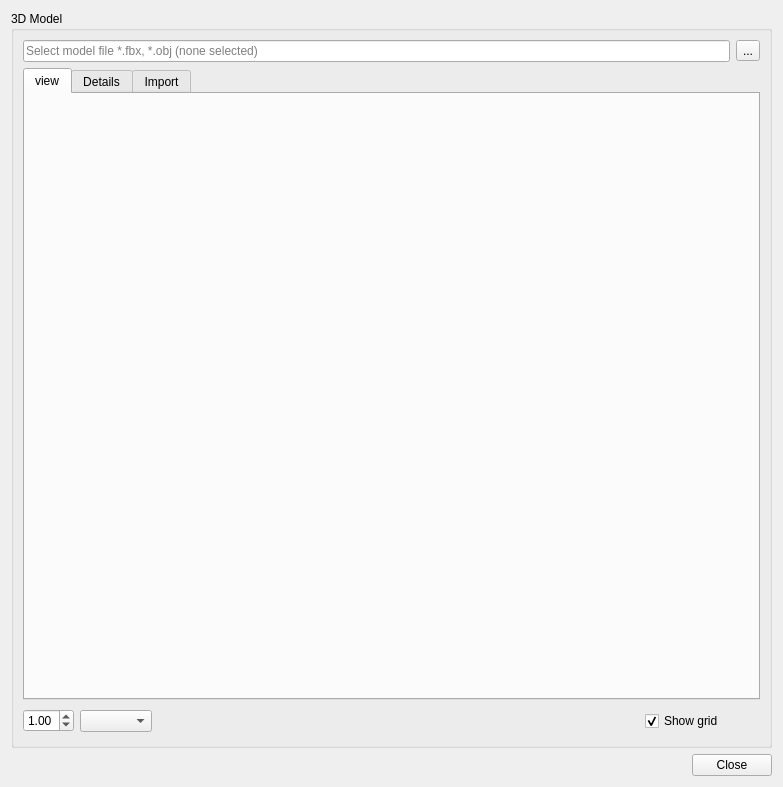
<?xml version="1.0" encoding="UTF-8"?>
<ui version="4.0">
 <class>DlgModelImport</class>
 <widget class="QWidget" name="DlgModelImport">
  <property name="geometry">
   <rect>
    <x>0</x>
    <y>0</y>
    <width>783</width>
    <height>787</height>
   </rect>
  </property>
  <property name="windowTitle">
   <string>Import 3D Model</string>
  </property>
  <property name="windowIcon">
   <iconset resource="../resource/resource.qrc">
    <normaloff>:/16x16_ico_png/object.png</normaloff>:/16x16_ico_png/object.png</iconset>
  </property>
  <layout class="QVBoxLayout" name="verticalLayout_3">
   <item>
    <widget class="QGroupBox" name="groupBox">
     <property name="title">
      <string>3D Model</string>
     </property>
     <layout class="QVBoxLayout" name="verticalLayout_2">
      <item>
       <layout class="QHBoxLayout" name="horizontalLayout">
        <item>
         <widget class="QLineEdit" name="modelFile">
          <property name="sizePolicy">
           <sizepolicy hsizetype="MinimumExpanding" vsizetype="Fixed">
            <horstretch>0</horstretch>
            <verstretch>0</verstretch>
           </sizepolicy>
          </property>
          <property name="readOnly">
           <bool>true</bool>
          </property>
          <property name="placeholderText">
           <string>Select model file *.fbx, *.obj (none selected)</string>
          </property>
         </widget>
        </item>
        <item>
         <widget class="QToolButton" name="btnFile">
          <property name="sizePolicy">
           <sizepolicy hsizetype="Maximum" vsizetype="Fixed">
            <horstretch>0</horstretch>
            <verstretch>0</verstretch>
           </sizepolicy>
          </property>
          <property name="text">
           <string>...</string>
          </property>
          <property name="icon">
           <iconset resource="../resource/resource.qrc">
            <normaloff>:/16x16_ico_png/folder.png</normaloff>:/16x16_ico_png/folder.png</iconset>
          </property>
          <property name="toolButtonStyle">
           <enum>Qt::ToolButtonIconOnly</enum>
          </property>
         </widget>
        </item>
       </layout>
      </item>
      <item>
       <widget class="QTabWidget" name="tabWidget">
        <property name="currentIndex">
         <number>0</number>
        </property>
        <property name="tabBarAutoHide">
         <bool>false</bool>
        </property>
        <widget class="QWidget" name="tabView">
         <attribute name="title">
          <string>view</string>
         </attribute>
         <layout class="QVBoxLayout" name="verticalLayout">
          <item>
           <widget class="gui::GfxWidget" name="widget" native="true"/>
          </item>
         </layout>
        </widget>
        <widget class="QWidget" name="tabDetails">
         <attribute name="title">
          <string>Details</string>
         </attribute>
         <layout class="QVBoxLayout" name="verticalLayout_6">
          <item>
           <widget class="QGroupBox" name="groupBox_2">
            <property name="title">
             <string>Drawables</string>
            </property>
            <layout class="QVBoxLayout" name="verticalLayout_4">
             <item>
              <widget class="QTableView" name="drawables">
               <property name="editTriggers">
                <set>QAbstractItemView::NoEditTriggers</set>
               </property>
               <property name="showGrid">
                <bool>false</bool>
               </property>
               <attribute name="horizontalHeaderStretchLastSection">
                <bool>true</bool>
               </attribute>
               <attribute name="verticalHeaderVisible">
                <bool>false</bool>
               </attribute>
               <attribute name="verticalHeaderDefaultSectionSize">
                <number>27</number>
               </attribute>
               <attribute name="verticalHeaderStretchLastSection">
                <bool>false</bool>
               </attribute>
              </widget>
             </item>
            </layout>
           </widget>
          </item>
          <item>
           <widget class="QGroupBox" name="groupBox_3">
            <property name="title">
             <string>Materials</string>
            </property>
            <layout class="QVBoxLayout" name="verticalLayout_5">
             <item>
              <widget class="QTableView" name="materials">
               <property name="editTriggers">
                <set>QAbstractItemView::NoEditTriggers</set>
               </property>
               <property name="showGrid">
                <bool>false</bool>
               </property>
               <attribute name="horizontalHeaderStretchLastSection">
                <bool>true</bool>
               </attribute>
               <attribute name="verticalHeaderVisible">
                <bool>false</bool>
               </attribute>
               <attribute name="verticalHeaderDefaultSectionSize">
                <number>27</number>
               </attribute>
               <attribute name="verticalHeaderStretchLastSection">
                <bool>false</bool>
               </attribute>
              </widget>
             </item>
            </layout>
           </widget>
          </item>
         </layout>
        </widget>
        <widget class="QWidget" name="tabImport">
         <attribute name="title">
          <string>Import</string>
         </attribute>
        </widget>
       </widget>
      </item>
      <item>
       <layout class="QHBoxLayout" name="horizontalLayout_3">
        <item>
         <widget class="QDoubleSpinBox" name="zoom">
          <property name="minimum">
           <double>0.100000000000000</double>
          </property>
          <property name="maximum">
           <double>5.000000000000000</double>
          </property>
          <property name="singleStep">
           <double>0.100000000000000</double>
          </property>
          <property name="stepType">
           <enum>QAbstractSpinBox::AdaptiveDecimalStepType</enum>
          </property>
          <property name="value">
           <double>1.000000000000000</double>
          </property>
         </widget>
        </item>
        <item>
         <widget class="QComboBox" name="cmbGrid"/>
        </item>
        <item>
         <spacer name="horizontalSpacer_2">
          <property name="orientation">
           <enum>Qt::Horizontal</enum>
          </property>
          <property name="sizeType">
           <enum>QSizePolicy::MinimumExpanding</enum>
          </property>
          <property name="sizeHint" stdset="0">
           <size>
            <width>40</width>
            <height>20</height>
           </size>
          </property>
         </spacer>
        </item>
        <item>
         <widget class="QCheckBox" name="chkShowGrid">
          <property name="text">
           <string>Show grid</string>
          </property>
          <property name="checked">
           <bool>true</bool>
          </property>
         </widget>
        </item>
        <item>
         <widget class="color_widgets::ColorSelector" name="widgetColor">
          <property name="minimumSize">
           <size>
            <width>30</width>
            <height>30</height>
           </size>
          </property>
          <property name="focusPolicy">
           <enum>Qt::TabFocus</enum>
          </property>
         </widget>
        </item>
       </layout>
      </item>
     </layout>
    </widget>
   </item>
   <item>
    <layout class="QHBoxLayout" name="horizontalLayout_2">
     <item>
      <spacer name="horizontalSpacer">
       <property name="orientation">
        <enum>Qt::Horizontal</enum>
       </property>
       <property name="sizeHint" stdset="0">
        <size>
         <width>40</width>
         <height>20</height>
        </size>
       </property>
      </spacer>
     </item>
     <item>
      <widget class="QPushButton" name="btnClose">
       <property name="text">
        <string>Close</string>
       </property>
      </widget>
     </item>
    </layout>
   </item>
  </layout>
 </widget>
 <customwidgets>
  <customwidget>
   <class>color_widgets::ColorPreview</class>
   <extends>QWidget</extends>
   <header>color_preview.hpp</header>
  </customwidget>
  <customwidget>
   <class>color_widgets::ColorSelector</class>
   <extends>color_widgets::ColorPreview</extends>
   <header>color_selector.hpp</header>
  </customwidget>
  <customwidget>
   <class>gui::GfxWidget</class>
   <extends>QWidget</extends>
   <header>gfxwidget.h</header>
   <container>1</container>
  </customwidget>
 </customwidgets>
 <resources>
  <include location="../resource/resource.qrc"/>
 </resources>
 <connections/>
</ui>
